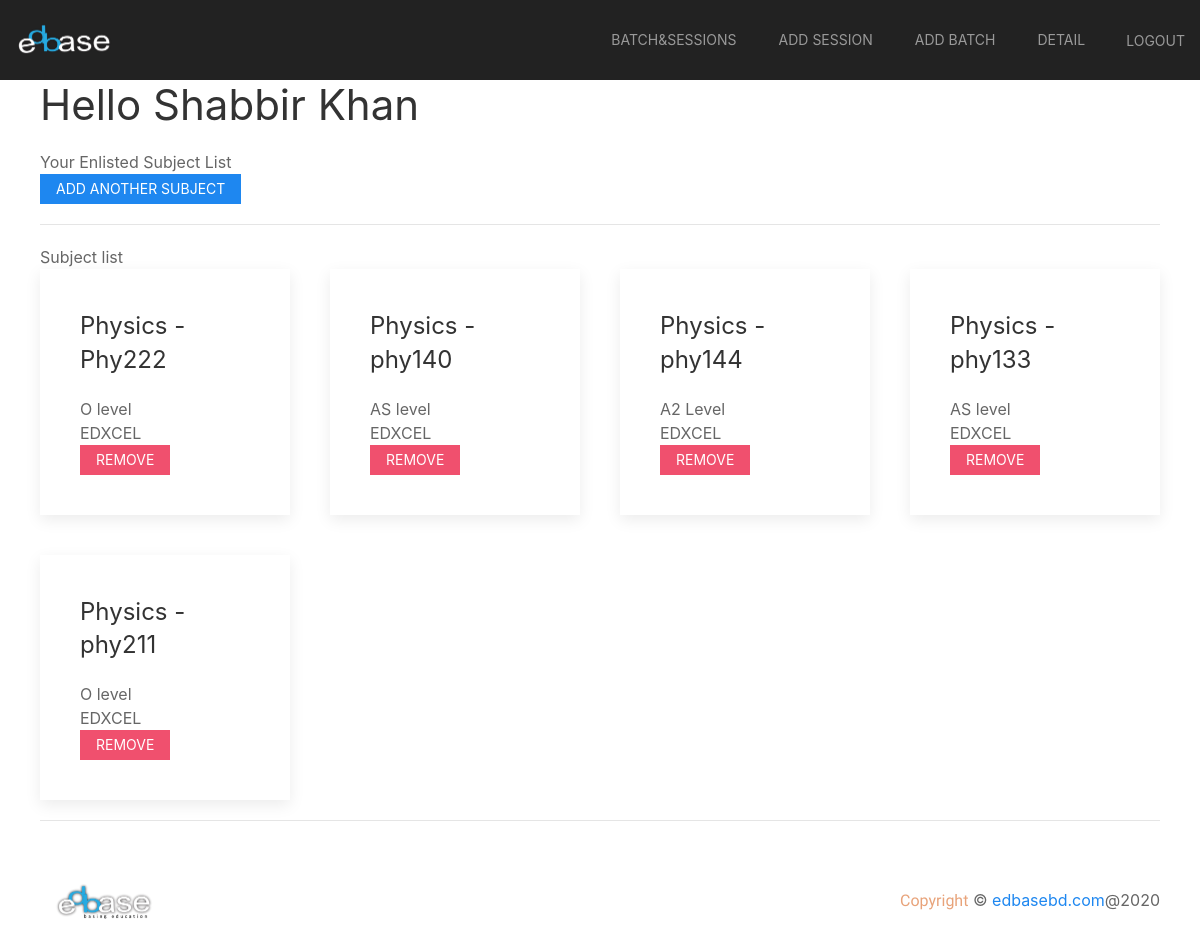
/teacherportal/ (signed in), run on an earlier commit of the app's database.
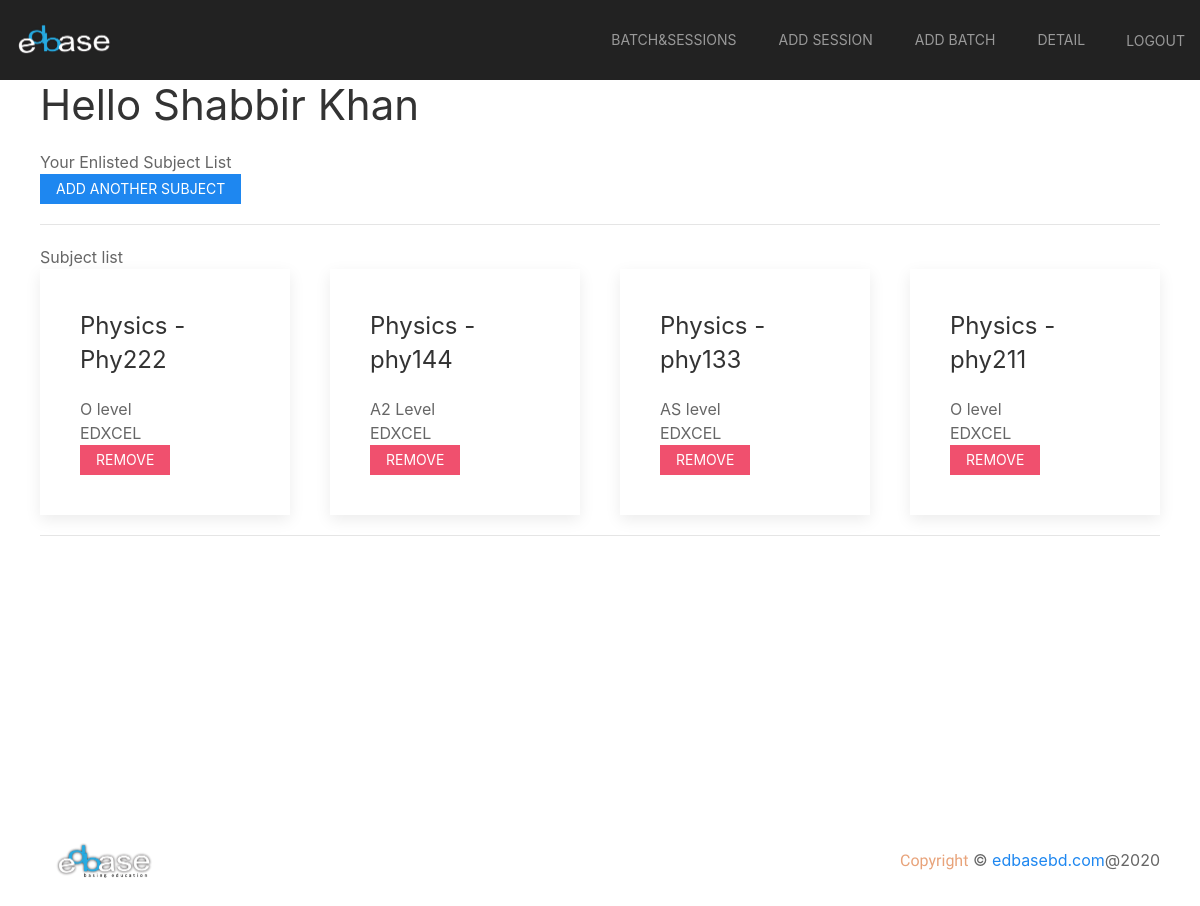
And on a later commit of the database.
### applicant/models.py (models this page shows, shortened)
class EdbaseTeacherSubject(models.Model):
    teacher = models.ForeignKey(EdbaseTeacher, related_name='edbaseteacher', on_delete=models.CASCADE)
    location = models.ForeignKey(EdbaseLocation, related_name='edbaselocation', on_delete=models.CASCADE)
    board = models.ForeignKey(EdbaseBoard, related_name='edbaseboard', on_delete=models.CASCADE)
    qualification = models.ForeignKey(EdbaseQualification, related_name='edbasequalification', on_delete=models.CASCADE)
    subject = models.ForeignKey(EdbaseSubject, related_name='edbasesubject', on_delete=models.CASCADE)

class EdbaseSubject(models.Model):
    title = models.CharField(max_length=128, null=True, blank=True)
    status = models.BooleanField(default=True, null=True, blank=True)
    level = models.CharField(max_length=128, null=True, blank=True)
    code = models.CharField(max_length=128, null=True, blank=True)
    board = models.ForeignKey(EdbaseBoard, related_name='edbaseboardforsubject', on_delete=models.CASCADE)
    created_at = models.DateTimeField(auto_now_add=True, null=True, blank=True)

class EdbaseQualification(models.Model):
    level = models.CharField(max_length=128, null=True, blank=True)
    created_at = models.DateTimeField(auto_now_add=True, null=True, blank=True)

class EdbaseBoard(models.Model):
    name = models.CharField(max_length=128, null=True, blank=True)
    created_at = models.DateTimeField(auto_now_add=True, null=True, blank=True)

### applicant/views.py (the view)
# urls.py: path('teacherportal/', views.edbaseTeacherPortal, name='teacherportal'),
def edbaseTeacherPortal(request):
    data = ""
    locations = EdbaseLocation.objects.all()
    boards = EdbaseBoard.objects.all()
    qualifications = EdbaseQualification.objects.all()
    teacher = request.user.edbaseteacher
    subjects = EdbaseTeacherSubject.objects.filter(teacher_id=teacher.id)
    batchsubjects = EdbaseBatchSubject.objects.filter(subject__teacher_id=teacher.id)
    sessions = EdbaseSesssion.objects.all()
    batchs = EdbaseBatch.objects.all()
    return render(request, "portal/teacher/teacher.html", {"data": data, 'subjects':subjects, 'locations': locations, 'boards': boards, 'qualifications': qualifications, 'sessions': sessions, 'batchs': batchs, 'batchsubjects': batchsubjects})

### applicant/templates/portal/teacher/teacher.html (shortened to what this page needs)
{% extends 'base.html' %}
{% load static %}
{% block content %}
    <section class="main-section">
        <div class="admin-section-top">
            <div>
                <div class="uk-section-secondary uk-preserve-color">
                    <div uk-sticky="animation: uk-animation-slide-top; sel-target: .uk-navbar-container; cls-active: uk-navbar-sticky; cls-inactive: uk-navbar-transparent uk-dark; top: 200">
                        <nav class="uk-navbar-container" uk-navbar="mode: click;">
                            <div class="uk-navbar-left">
                                <a class="uk-navbar-item uk-logo logo-size" href="/"><img src="/static/img/edbase_footer.png" alt="edbase"></a>
                            </div>
                            <div class="uk-navbar-right uk-dark">
                                <ul class="uk-navbar-nav uk-iconnav">
                                    <li>
                                        <a href="{% url 'teacherbatchandsession' %}" class="uk-button uk-button-secondary">Batch&Sessions</a>
                                    </li>
                                    <li>
                                        <a href="#modal-add-session" class="uk-button uk-button-secondary" uk-toggle>Add session</a>
                                    </li>
                                    <li>
                                        <a href="#modal-batch-create" class="uk-button uk-button-secondary" uk-toggle>Add Batch</a>
                                    </li>
                                    <li>
                                        <a href="{% url 'teacherportaldetail' request.user.edbaseteacher.id %}" class="uk-button uk-button-secondary">Detail</a>
                                    </li>
                                    <li>
                                        <a href="{% url 'logout' %}" uk-toggle> Logout </a>
                                    </li>
                                </ul>
                            </div>
                        </nav>
                    </div>
                </div>
            </div>
        </div>
    </section>
    <section id="student-list">
        <div class="uk-container" style="min-height:700px">
            <h1>Hello {{ request.user.edbaseteacher.name }}</h1>
            <p>Your Enlisted Subject List</p>
            <a class="uk-button uk-button-primary uk-button-small" href="#modal-subject" uk-toggle>Add Another Subject</a>
            <hr>
            <p>Subject list</p>
            <div class="uk-child-width-1-4@s uk-grid-match" uk-grid>
                {% for sub in subjects %}
                <div>
                    <div class="uk-card uk-card-default uk-card-hover uk-card-body">
                        <a href="{% url 'sessionlist' sub.id %}"><h3 class="uk-card-title">{{ sub.subject.title }} - {{ sub.subject.code }}</h3></a>
                        <p>{{ sub.qualification.level }}</p>
                        <p>{{ sub.board.name }}</p>
                        <a href="{% url 'removesubject' sub.id %}" class="uk-button uk-button-danger uk-button-small">Remove</a>
                    </div>
                </div>
                {% endfor %}
            </div>
            <hr>
        </div>
    </section>
    <section id="footer">
        <div class="uk-padding">
            <div class="uk-flex uk-flex-wrap uk-flex-wrap-around uk-flex-between uk-flex-middle">
                <a class="uk-navbar-item uk-logo logo-size" href="/"><img src="/static/img/edbase.png" alt="zeros"></a>
                <p class="uk-text-center"> <span class="zeros-sub-head copy">Copyright</span>  © <a href="/">edbasebd.com</a>@2020</p>
            </div>
        </div>
    </section>
{% endblock %}

What changed in the data, as far as the page shows it:
removed EdbaseTeacherSubject: subject "Physics", subject.code "phy140", qualification.level "AS level", board.name "EDXCEL"
